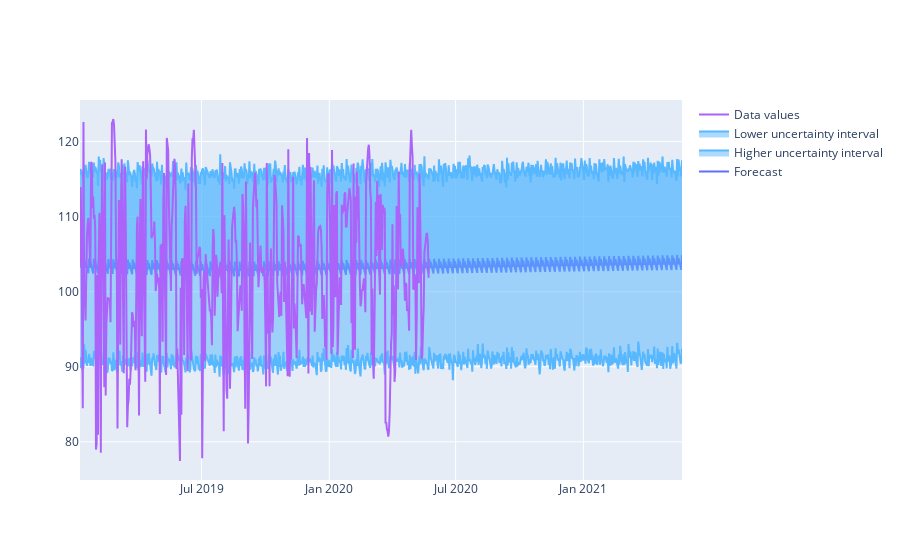

Here is the notebook cell this chart was saved with:
### Code cell
trace_open = go.Scatter(
    x = prediction["ds"],
    y = prediction["yhat"],
    mode = 'lines',
    name="Forecast"
)
trace_high = go.Scatter(
    x = prediction["ds"],
    y = prediction["yhat_upper"],
    mode = 'lines',
    fill = "tonexty", 
    line = {"color": "#57b8ff"}, 
    name="Higher uncertainty interval"
)
trace_low = go.Scatter(
    x = prediction["ds"],
    y = prediction["yhat_lower"],
    mode = 'lines',
    fill = "tonexty", 
    line = {"color": "#57b8ff"}, 
    name="Lower uncertainty interval"
)
trace_close = go.Scatter(
    x = df["ds"],
    y = df["y"],
    name="Data values"
)

data = [trace_open,trace_high,trace_low,trace_close]
layout = go.Layout(title="Power consumption forecasting")
fig = go.Figure(data=data)
fig.show()

### Figure 1 — Plotly figure (JSON) as saved in the notebook; plotly's stock layout.template omitted (floating-point values rounded to 4 significant figures; data arrays with more than 128 entries replaced by an {"elided": "..."} marker saying what was removed)
{"data": [{"mode": "lines", "name": "Forecast", "type": "scatter", "x": {"elided": "863 str values"}, "y": {"elided": "863 float values"}}, {"fill": "tonexty", "line": {"color": "#57b8ff"}, "mode": "lines", "name": "Higher uncertainty interval", "type": "scatter", "x": {"elided": "863 str values"}, "y": {"elided": "863 float values"}}, {"fill": "tonexty", "line": {"color": "#57b8ff"}, "mode": "lines", "name": "Lower uncertainty interval", "type": "scatter", "x": {"elided": "863 str values"}, "y": {"elided": "863 float values"}}, {"name": "Data values", "type": "scatter", "x": {"elided": "498 str values"}, "y": {"elided": "498 float values"}}], "layout": {}}
